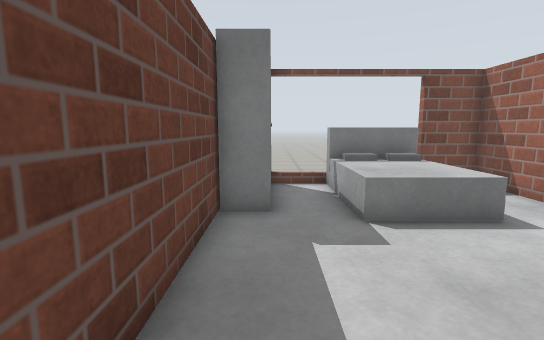
[1] (above)

24 first-person views from a walk through a Gazebo world. The camera is 1 m above the floor, tilts 8° down and sees 85° across. The floor is counted in squares, 0.5 m on a side. Each view is taken from the middle of a square. On the plan, view 1 faces up. The plan holds only what a view shows up to about 17 squares ahead; the rest is blank.

[2]
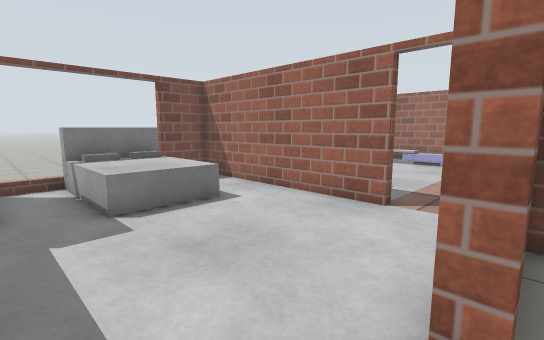

[3]
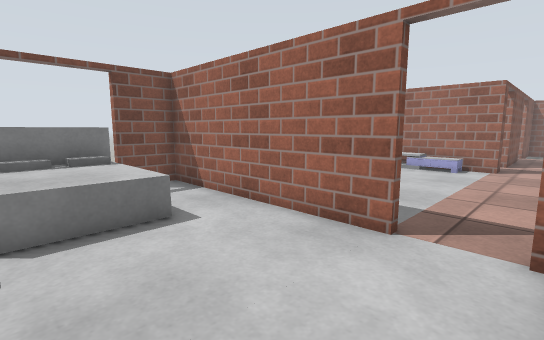

[4]
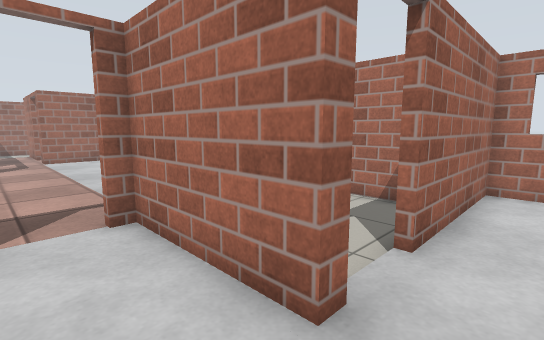

[5]
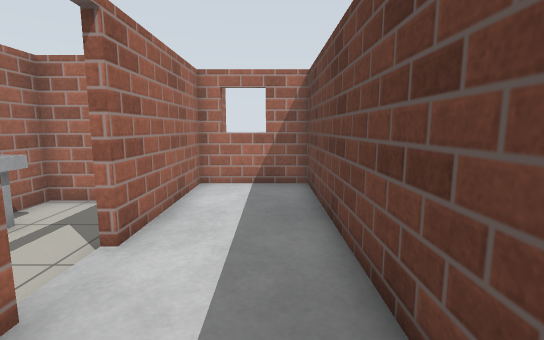

[6]
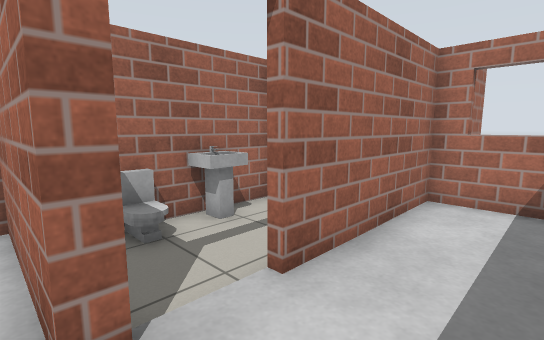

[7]
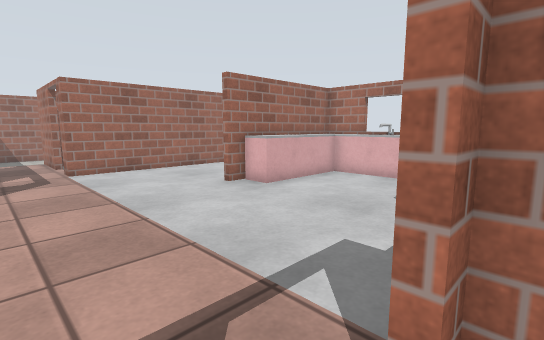

[8]
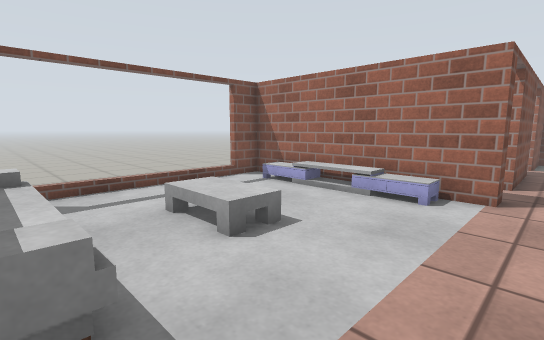

[9]
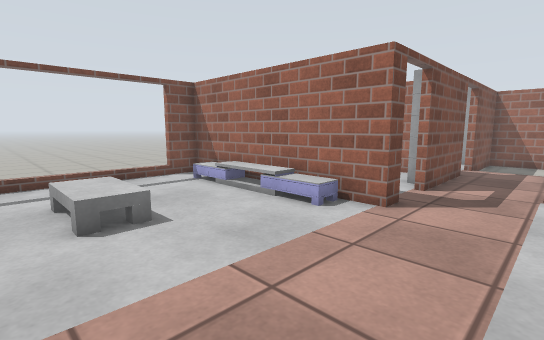

[10]
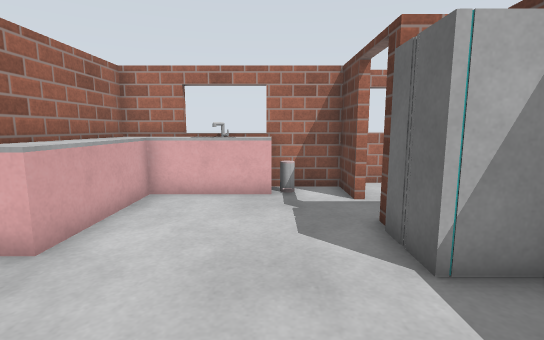

[11]
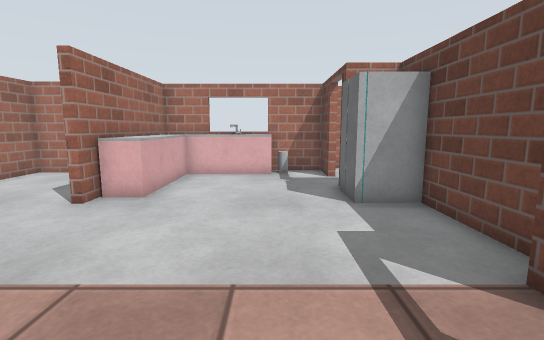

[12]
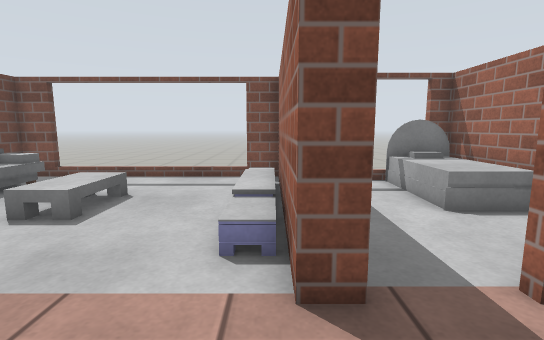

[13]
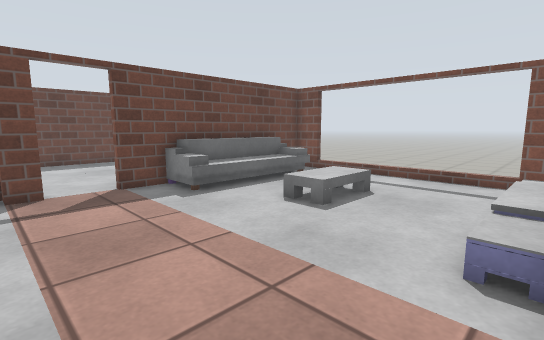

[14]
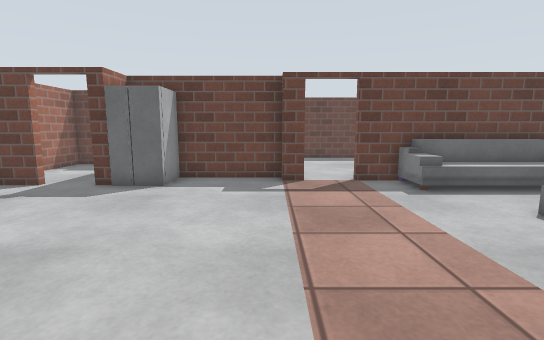

[15]
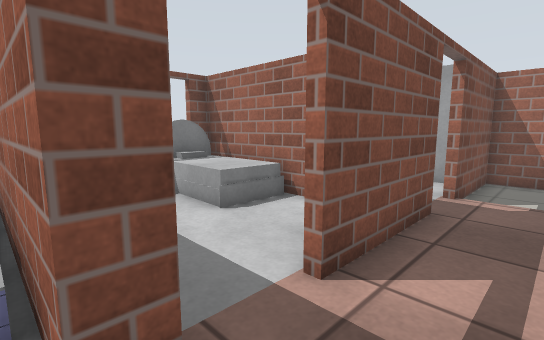

[16]
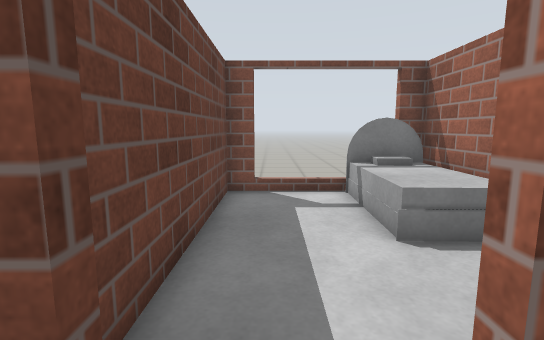

[17]
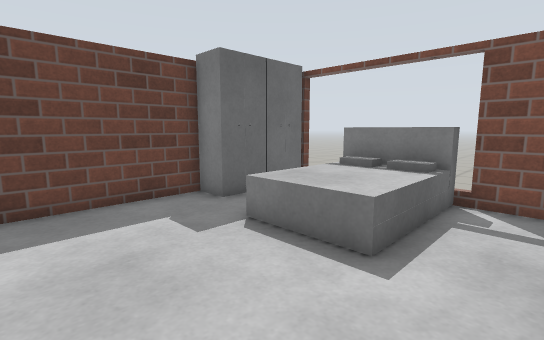

[18]
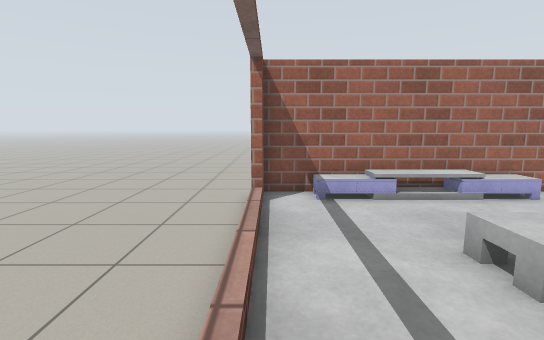

[19]
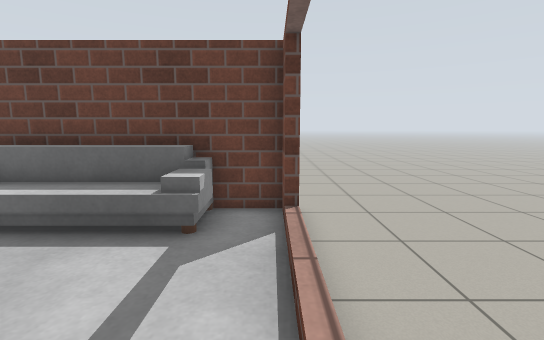

[20]
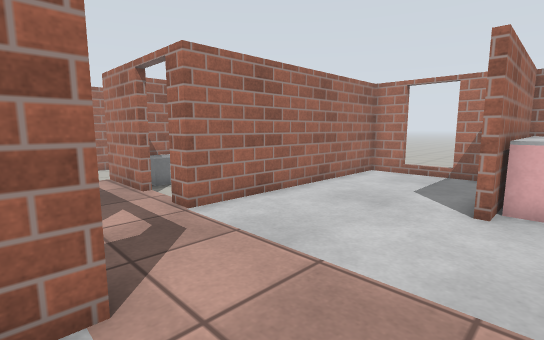

[21]
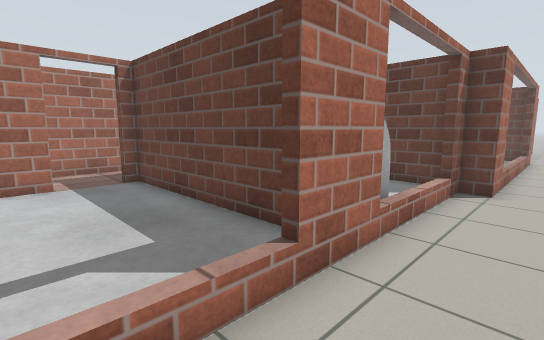

[22]
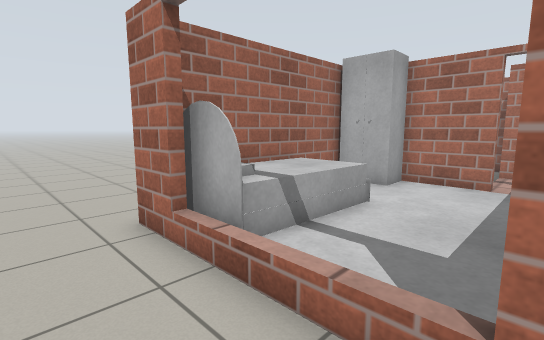

[23]
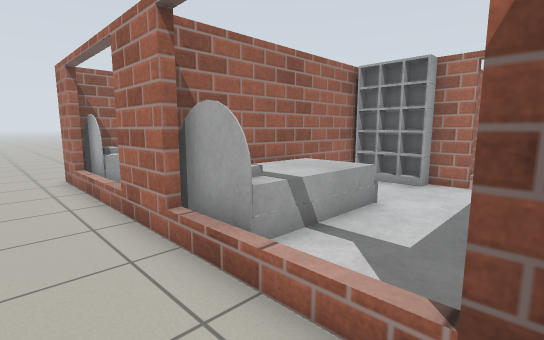

[24]
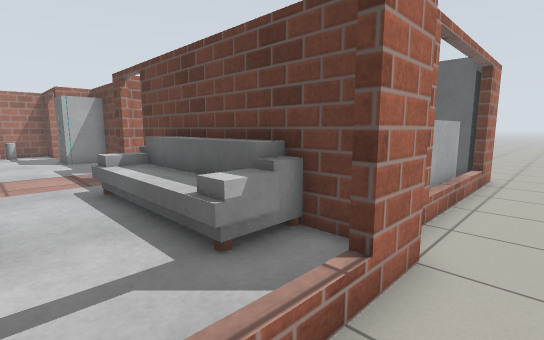

### Floor plan
Key: @ floor where view 1 was taken; # wall or solid block; . floor; D open door; = window, fence, low wall or low ledge; B bed; S sofa; W wardrobe; T table; F fridge; I toilet; K bookshelf; N bin; O other object.
Columns run from 3 left of view 1 to 34 right of it. Each row starts with its distance up from view 1.
 13   ....................................
 12 ......................................
 11 ..##.B######........###...............
 10   WW.BBBB..#..........#...OO##...OO#..
  9   WW.BBBB..SSS......TT#   OO#....OO#
  8   WW.BBBB..SSS..T...TT    OO#....OO#
  7   WW.BBBB..SSS.TT...TT    OO#....OO#
  6   #..BBBB..SSS.TT...TT   OOO#....OO#
  5   #........SSS......TT      #......#
  4   #........SSS......TT      #.....W#
  3   #........#.........##..KKK#....WW#
  2   #........D..........DDD####DD#####
  1   #       DD.......................#
  0   #@ .     #.......................#
 -1   #.  D#####.............#DD###....#
 -2   #   D..I#.........     #  .OO.   #
 -3   #   #...#.........     #    O.
 -4   #   #..O#.........     #     #
 -5   #   #..O#FF......#     #
 -6   #   #...F F.....O#     #
 -7   #   ######......O#     #
 -8   #   #    DD.....O#     #
 -9   ##=##    DD.....O#     #
-10      #      #.NOOOO#     #
-11      #      ###OOOO###..##
-12      #### =#

Where each view was taken, in squares from view 1:
view 1: 0 up, 0 right, facing up
view 2: 1 down, 0 right, facing up-right
view 3: 0 up, 2 right, facing up-right
view 4: 2 up, 1 right, facing down-right
view 5: 2 up, 0 right, facing down
view 6: 0 up, 0 right, facing down-right
view 7: 2 up, 7 right, facing down-right
view 8: 1 up, 9 right, facing up-right
view 9: 1 down, 11 right, facing up-right
view 10: 1 down, 11 right, facing down
view 11: 3 up, 11 right, facing down
view 12: 1 down, 18 right, facing up
view 13: 1 down, 18 right, facing up-left
view 14: 1 down, 19 right, facing left
view 15: 0 up, 18 right, facing up-right
view 16: 1 up, 20 right, facing up
view 17: 2 up, 7 right, facing up-left
view 18: 11 up, 9 right, facing right
view 19: 11 up, 15 right, facing left
view 20: 3 up, 15 right, facing down-right
view 21: 13 up, 29 right, facing down-left
view 22: 13 up, 26 right, facing down-right
view 23: 13 up, 19 right, facing down-right
view 24: 13 up, 12 right, facing down-left
